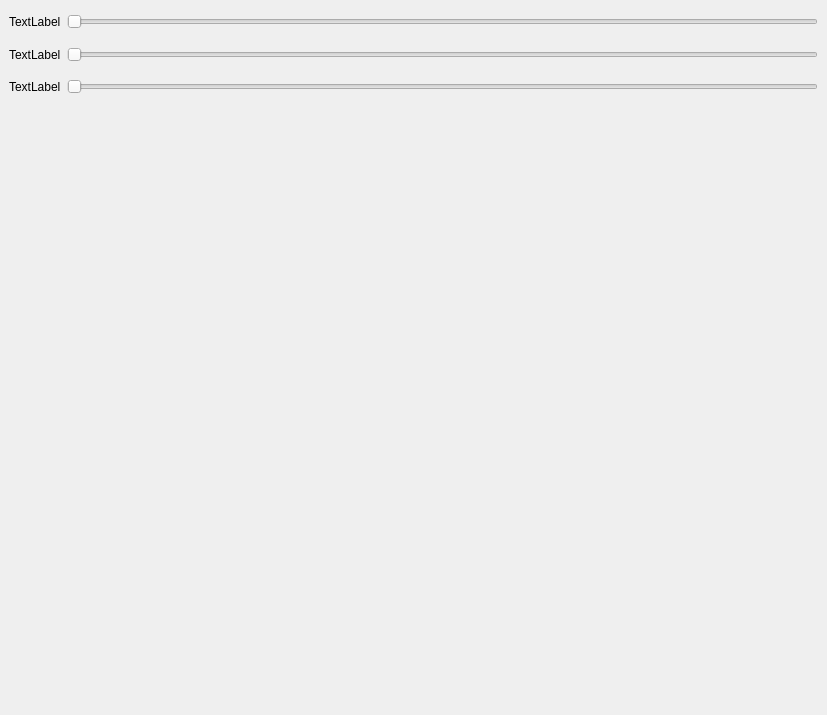
<?xml version="1.0" encoding="UTF-8"?>
<ui version="4.0">
 <class>MainWindow</class>
 <widget class="QMainWindow" name="MainWindow">
  <property name="geometry">
   <rect>
    <x>0</x>
    <y>0</y>
    <width>827</width>
    <height>715</height>
   </rect>
  </property>
  <property name="windowTitle">
   <string>MainWindow</string>
  </property>
  <widget class="QWidget" name="centralwidget">
   <layout class="QHBoxLayout" name="horizontalLayout_2">
    <item>
     <layout class="QVBoxLayout" name="verticalLayout_3">
      <property name="bottomMargin">
       <number>0</number>
      </property>
      <item>
       <layout class="QHBoxLayout" name="horizontalLayout">
        <property name="sizeConstraint">
         <enum>QLayout::SetFixedSize</enum>
        </property>
        <item>
         <layout class="QVBoxLayout" name="verticalLayout">
          <item>
           <widget class="QLabel" name="label_2">
            <property name="maximumSize">
             <size>
              <width>100</width>
              <height>100</height>
             </size>
            </property>
            <property name="text">
             <string>TextLabel</string>
            </property>
           </widget>
          </item>
          <item>
           <widget class="QLabel" name="label_3">
            <property name="maximumSize">
             <size>
              <width>100</width>
              <height>100</height>
             </size>
            </property>
            <property name="text">
             <string>TextLabel</string>
            </property>
           </widget>
          </item>
          <item>
           <widget class="QLabel" name="label_4">
            <property name="maximumSize">
             <size>
              <width>100</width>
              <height>100</height>
             </size>
            </property>
            <property name="text">
             <string>TextLabel</string>
            </property>
           </widget>
          </item>
         </layout>
        </item>
        <item>
         <layout class="QVBoxLayout" name="verticalLayout_2">
          <item>
           <widget class="QSlider" name="horizontalSlider_5">
            <property name="maximumSize">
             <size>
              <width>10000000</width>
              <height>100</height>
             </size>
            </property>
            <property name="orientation">
             <enum>Qt::Horizontal</enum>
            </property>
           </widget>
          </item>
          <item>
           <widget class="QSlider" name="horizontalSlider_4">
            <property name="maximumSize">
             <size>
              <width>10000000</width>
              <height>100</height>
             </size>
            </property>
            <property name="orientation">
             <enum>Qt::Horizontal</enum>
            </property>
           </widget>
          </item>
          <item>
           <widget class="QSlider" name="horizontalSlider_3">
            <property name="maximumSize">
             <size>
              <width>10000000</width>
              <height>100</height>
             </size>
            </property>
            <property name="orientation">
             <enum>Qt::Horizontal</enum>
            </property>
           </widget>
          </item>
         </layout>
        </item>
       </layout>
      </item>
      <item>
       <widget class="QLabel" name="label">
        <property name="minimumSize">
         <size>
          <width>800</width>
          <height>600</height>
         </size>
        </property>
        <property name="text">
         <string/>
        </property>
       </widget>
      </item>
     </layout>
    </item>
   </layout>
  </widget>
 </widget>
 <resources/>
 <connections/>
</ui>
